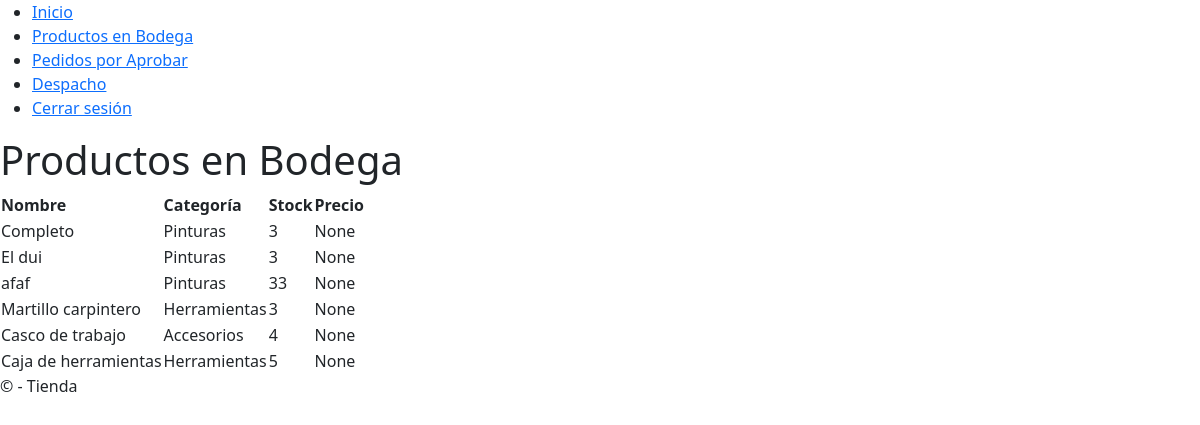
Before: /vendedorapp/bodega/ (signed in) with the older database file.
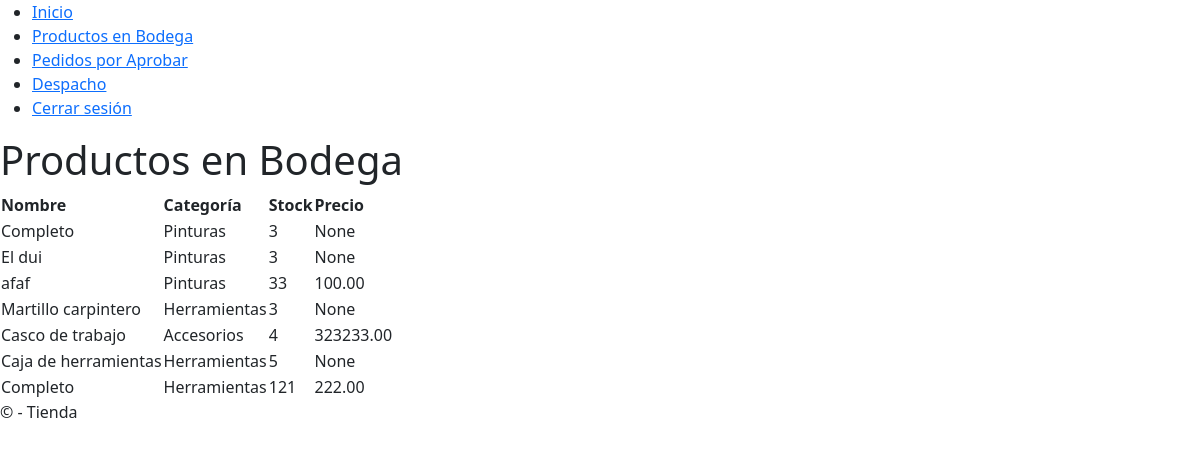
After: the same page with the newer database file.
### tienda/models.py (models this page shows, shortened)
class Producto(models.Model):
    CATEGORIAS = [
        ('herramientas', 'Herramientas'),
        ('materiales', 'Materiales'),
        ('accesorios', 'Accesorios'),
        ('pinturas', 'Pinturas'),
        ('electricidad', 'Electricidad'),
    ]
    nombre = models.CharField(max_length=255)
    descripcion = models.TextField()
    categoria = models.CharField(max_length=100, choices=CATEGORIAS)
    stock = models.IntegerField()
    imagen = models.ImageField(upload_to='static/productos/')
    @property
    def oferta_vigente(self):
        ahora = timezone.now()
        return self.ofertas.filter(fecha_inicio__lte=ahora, fecha_fin__gte=ahora).first()
    @property
    def precio_actual(self):
        oferta = self.oferta_vigente
        if oferta:
            return oferta.precio_oferta
        precio = self.precios.first()
        return precio.valor if precio else None

class Oferta(models.Model):
    producto = models.ForeignKey(Producto, on_delete=models.CASCADE, related_name='ofertas')
    precio_oferta = models.DecimalField(max_digits=10, decimal_places=2)
    fecha_inicio = models.DateTimeField()
    fecha_fin = models.DateTimeField()

class PrecioHistorico(models.Model):
    producto = models.ForeignKey(Producto, on_delete=models.CASCADE, related_name='precios')
    fecha = models.DateTimeField()
    valor = models.DecimalField(max_digits=10, decimal_places=2)
    class Meta:
        ordering = ['-fecha']

### vendedorapp/views.py (the view)
# urls.py: path('bodega/', views.productos_bodega, name='productos_bodega'),
@login_required
@user_passes_test(lambda u: u.is_staff)  # o un test más específico para "vendedor"
def productos_bodega(request):
    productos = Producto.objects.all()
    return render(request, 'vendedorapp/productos_bodega.html', {'productos': productos})

### tienda/context_processors.py (called while the page is built, shortened)
def carrito_context(request):
    carrito = request.session.get('carrito', {})
    items = []
    total = 0
    return {
        'carrito_items': items,
        'carrito_total': total
    }

### vendedorapp/templates/vendedorapp/productos_bodega.html (shortened to what this page needs)
{% extends 'base_vendedor.html' %}
{% block content %}
<h1>Productos en Bodega</h1>
<table>
    <thead>
        <tr>
            <th>Nombre</th>
            <th>Categoría</th>
            <th>Stock</th>
            <th>Precio</th>
        </tr>
    </thead>
    <tbody>
        {% for producto in productos %}
        <tr>
            <td>{{ producto.nombre }}</td>
            <td>{{ producto.get_categoria_display }}</td>
            <td>{{ producto.stock }}</td>
            <td>{{ producto.precio_actual }}</td>
        </tr>
        {% empty %}
        <tr><td colspan="4">No hay productos en bodega.</td></tr>
        {% endfor %}
    </tbody>
</table>
{% endblock %}

Changed rows visible on the page:
computed for Producto "afaf": precio_actual "None" → "100.00"
computed for Producto "Casco de trabajo": precio_actual "None" → "323233.00"
added Producto: nombre "Completo", categoria "Herramientas", stock "121", precio_actual "222.00"
